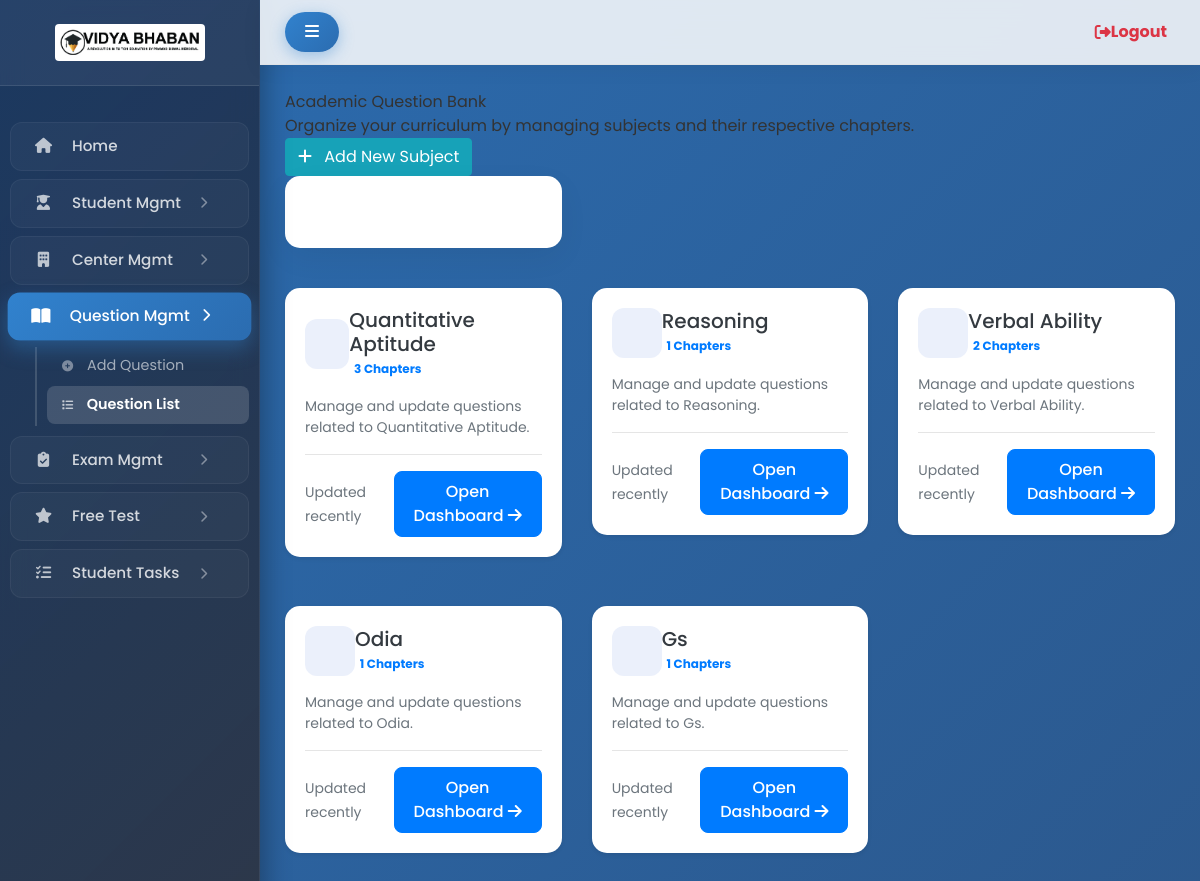
The app's page /panel/question-list/ (signed in) with its own data.
### app/models.py (models this page shows, shortened)
class Subject(models.Model):
    name = models.CharField(max_length=100, unique=True)

### app/views.py (the view)
# urls.py: path('panel/question-list/', views.subject_list, name='subject_list'),
@staff_member_required(login_url='/admin-login/')
def subject_list(request):
    subjects = Subject.objects.all()
    return render(request, "admin/question/subject_list.html", {
        "subjects": subjects
    })

### templates/admin/question/subject_list.html (shortened to what this page needs)
{% extends "admin/dashboard.html" %}
{% load static %}
{% block content %}
<div class="app-main__outer">
    <div class="app-main__inner">
        <div class="app-page-title">
            <div class="page-title-wrapper">
                <div class="page-title-heading">
                    <div>
                        <span class="fw-bold">Academic Question Bank</span>
                        <div class="page-title-subheading">Organize your curriculum by managing subjects and their respective chapters.</div>
                    </div>
                </div>
                <div class="page-title-actions">
                    <button type="button" class="btn-shadow btn btn-info">
                        <span class="btn-icon-wrapper pr-2 opacity-7">
                            <i class="fa fa-plus fa-w-20"></i>
                        </span>
                        Add New Subject
                    </button>
                </div>
            </div>
        </div>
        <div class="row mb-4">
            <div class="col-md-4">
                <div class="card mb-3 widget-content bg-arielle-smile">
                    <div class="widget-content-wrapper text-white">
                        <div class="widget-content-left">
                            <div class="widget-heading">Total Subjects</div>
                            <div class="widget-subheading">Active in database</div>
                        </div>
                        <div class="widget-content-right">
                            <div class="widget-numbers text-white"><span>{{ subjects|length }}</span></div>
                        </div>
                    </div>
                </div>
            </div>
        </div>
        <div class="row">
            {% for s in subjects %}
            <div class="col-xl-4 col-lg-6 col-md-12 mb-4">
                <div class="card shadow-sm border-0 subject-card">
                    <div class="card-body">
                        <div class="d-flex align-items-center mb-3">
                            <div class="icon-box me-3">
                            </div>
                            <div>
                                <h5 class="card-title mb-0 fw-bold text-dark">{{ s.name }}</h5>
                                <span class="badge bg-soft-primary text-primary mt-1">
                                    {{ s.chapter_set.count }} Chapters
                                </span>
                            </div>
                        </div>
                        <p class="text-muted small">
                            Manage and update questions related to {{ s.name }}.
                        </p>
                        <hr class="opacity-1">
                        <div class="d-flex justify-content-between align-items-center">
                            <div class="avatar-group">
                                <small class="text-muted italic">Updated recently</small>
                            </div>
                            <a href="{% url 'chapter_list' s.id %}" class="btn btn-primary btn-manage">
                                Open Dashboard <i class="fa fa-arrow-right ms-1"></i>
                            </a>
                        </div>
                    </div>
                </div>
            </div>
            {% endfor %}
        </div>
    </div>
</div>
{% endblock %}

### templates/admin/dashboard.html (style rules this page uses)
body { font-family: 'Poppins', sans-serif; background: linear-gradient(-45deg, #1a365d, #2d3748, #2c5282, #2b6cb0); background-size: 400% 400%; animation: gradientBG 18s ease infinite; overflow-x: hidden; color: #333; }
.card { border: none; border-radius: 15px; background: #fff; box-shadow: 0 10px 30px rgba(0,0,0,0.05); transition: all 0.4s cubic-bezier(0.175, 0.885, 0.32, 1.275); margin-bottom: 25px; overflow: hidden; position: relative; }

### templates/admin/question/subject_list.html (style rules this page uses)
.subject-card { transition: transform 0.3s ease, box-shadow 0.3s ease; border-radius: 15px; overflow: hidden; }
.icon-box { width: 50px; height: 50px; display: flex; align-items: center; justify-content: center; border-radius: 12px; background: rgba(63, 106, 216, 0.1); color: #3f6ad8; font-size: 1.5rem; }
.btn-manage { border-radius: 8px; padding: 8px 16px; font-weight: 500; transition: 0.3s; }

### records on screen
Subject: name "Quantitative Aptitude", chapter_set.count "3"
Subject: name "Reasoning", chapter_set.count "1"
Subject: name "Verbal Ability", chapter_set.count "2"
Subject: name "Odia", chapter_set.count "1"
Subject: name "Gs", chapter_set.count "1"
